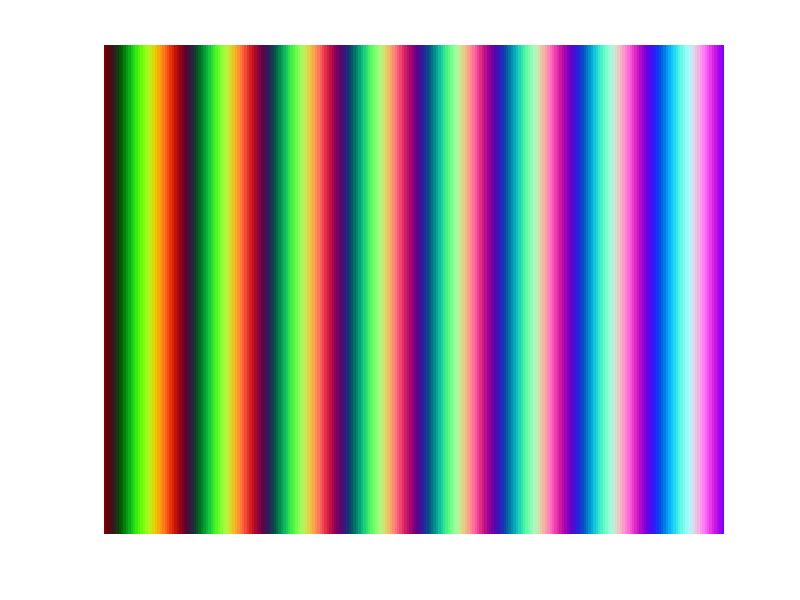

MATLAB code to generate this figure:
clear;
H = 256.0;
W = 256.0;

x = linspace(-1.0, 1.0, W);


F = 4.0;                              % Frequency of the fringe (Needs to be even for Ib fringe)
angularFrequency = 2.0 * pi * F;      % Angular Frequency of the fringe (omega)
P = W / (2 * F);
theta = pi/6;

stepHeight = 1.0 / (2 * F);       % Make the step height as large as possible. 
stepWidth = 1.0 / F;

r = (1.0 - sin(angularFrequency * x)) * .5;
g = (1.0 - cos(angularFrequency * x)) * .5;
b = floor(x .* F) * stepHeight + .5;
Ib = cos((angularFrequency * 4.5) * (x - (b * (1.0 / stepHeight) * stepWidth)) + pi) * (stepHeight/2.5) + (stepHeight/2.0) + b;
Ib(1, W) = 1.0; % Cap it at 1.0

I = zeros(H, W, 3);
I(:, :, 1) = ones(H,1) * r;
I(:, :, 2) = ones(H,1) * g;
I(:, :, 3) = ones(H,1) * Ib;

% -------------------------------------------------------------------------
% Plot the results
% -------------------------------------------------------------------------
figure;

lineWidth = 4;
fontSize = 20;

clf;
imagesc(I); axis off;
set(gcf, 'Color', 'none'); % Sets figure background

imwrite(I, 'TestHolo1.png');